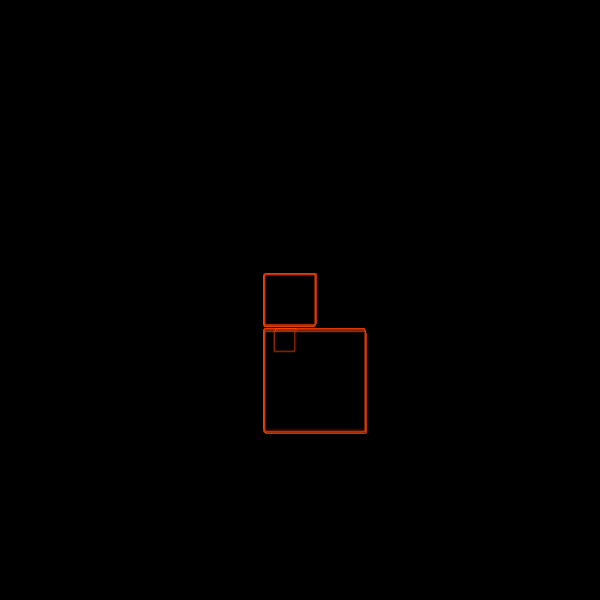
Frame 1 (no input)
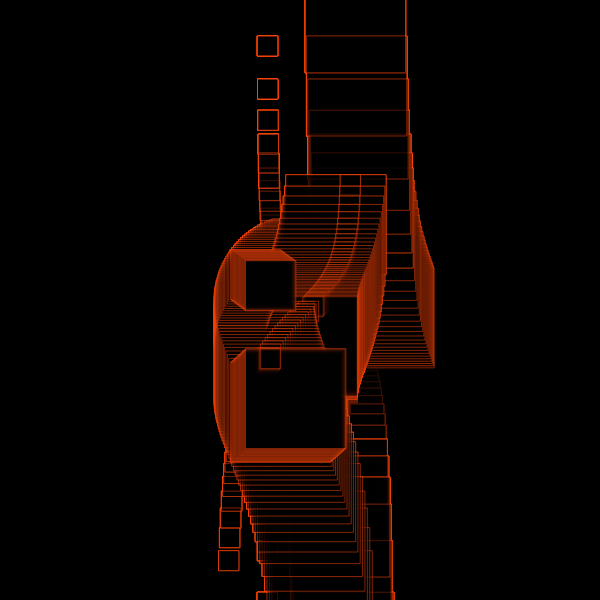
Frame 60 (no input)
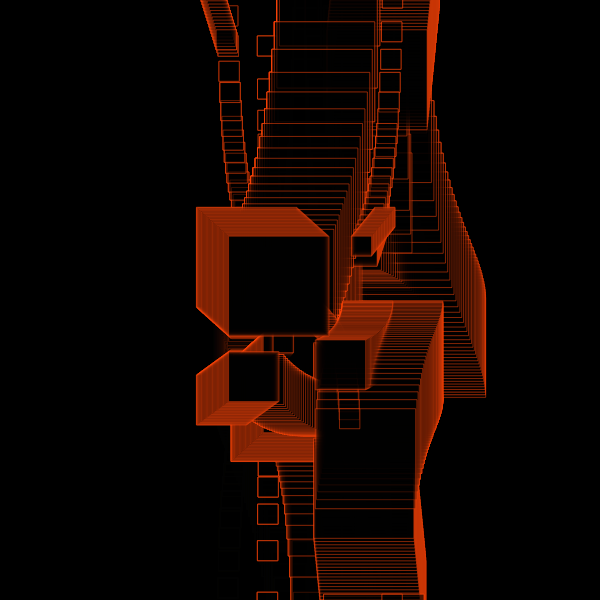
Frame 120 (the mouse pressed at the canvas centre since frame 60)

The p5.js sketch that drew these frames (run headless with seeded random() and noise() and a simulated clock; from frame 60 on, the mouse is pressed at the canvas centre):

// p5.js sketch
// ── sketch.js
//forked from: https://tylerxhobbs.com/essays/2017/aesthetically-pleasing-triangle-subdivision

let _aryObject = [];
let _tileNumT;
let _tileNumR;
let _ellipseRatio;
let _count;
let _stepR;
let _stepT;
function setup() {
  w = 600;
  var canvas;
    if(windowWidth>=600 && windowHeight >=600){
      canvas = createCanvas(600, 600);
    }
    else{
      canvas = createCanvas(windowWidth, windowHeight - 100);
    }

  var x = (windowWidth - width) / 2;
  var y = (windowHeight - height) / 2;

  canvas.position(x, y);
  background(0);
  noStroke();
  
  _freqCount = 40;

  _count = 0;
  _ellipseRatio = 2;
  _tileNumT = 5;
  _tileNumR = 7;
  
  let shapeMode = 1;
  let layerNum = 20;
  let initT = int(random(_tileNumT));
  for (k = 1; k <= layerNum; k++) {
    let baseColor = 360 + random(720);
    _aryObject.push(new f(
      1, initT,
      color((baseColor + 180) % 360, 200, 50, 100),
      shapeMode,
      width/2/_tileNumR/layerNum*k
    ));
  }

    background(0);


}




function draw() {
  // clear();
  // blendMode(EXCLUSION);
  background(0, 50);
  
  for (let i = 0; i < _aryObject.length; i++) {
    _aryObject[i].update();
    _aryObject[i].drawMe();
  }

  _count ++;
  noStroke()
  fill(255,69,0);
}

class f {
  constructor(iR, iT, myColor, shapeMode, sw) {
    this.target_iR = iR;
    this.target_iT = iT;
    this.myColor = myColor;
    this.shapeMode = shapeMode; //0 rect, 1 ellipse
    this.sw = sw *_ellipseRatio; 
    this.aryPoint = [];
  }

  setTarget() {
    _stepR = 1;
    _stepT = 1;
    this.iR = this.target_iR;
    this.iT = this.target_iT % _tileNumT;
    
    this.aryPoint.unshift([this.iR, this.iT]);

    let dir;
    if (this.iR <= _stepR) {
      dir = random(["down", "left", "right"]);
    } else if (this.iR >= _tileNumR-_stepR) {
      dir = random(["up", "left", "right"]);
    } else {
      dir = random(["up", "down", "left", "right"]);
    }

    if (dir == "up") { 
      this.target_iR = this.iR - _stepR; 
    }
    else if (dir == "down") { 
      this.target_iR = this.iR + _stepR; }
    else if (dir == "left") { 
      this.target_iT = this.iT - _stepT; 
    }
    else if (dir == "right") {
       this.target_iT = this.iT + _stepT; 
     }

    this.dR = (this.target_iR - this.iR) / (_freqCount+1);
    this.dT = (this.target_iT - this.iT) / (_freqCount+1);
  }
  
  update() {
    if (_count % _freqCount == 0) {
      this.setTarget();
    }

    if (this.target_iR == this.iR) { //dir = right or left
      this.aryPoint.unshift([this.iR, this.aryPoint[0][1] + this.dT]);
    } else if (this.target_iT == this.iT) {
      this.aryPoint.unshift([this.aryPoint[0][0] + this.dR, this.iT]);
    }

    while (this.aryPoint.length >= 40) {
      this.aryPoint.pop();
    }
  }

  drawMe() {
    stroke(255,70,10);
    strokeWeight(0.5)
    fill(0, 100)    
    push();
    translate(width/2, height/2);
    // beginShape();
    for (let i = 0; i < this.aryPoint.length; i++) {
      rect(
        width / 2 / _tileNumR * this.aryPoint[i][0] * cos(2*PI / _tileNumT * this.aryPoint[i][1]),
        width / 2 / _tileNumR * this.aryPoint[i][0] * tan(2*PI / _tileNumT * this.aryPoint[i][1]), 100, 100);

        rect(
        width / 2 / _tileNumR * this.aryPoint[i][0] * sin(2*PI / _tileNumT * this.aryPoint[i][1]),
        width / 2 / _tileNumR * this.aryPoint[i][0] * tan(2*PI / _tileNumT * this.aryPoint[i][1]), 20, 20);

        rect(
        width / 2 / _tileNumR * this.aryPoint[i][0] * cos(2*PI / _tileNumT * this.aryPoint[i][1]),
        width / 2 / _tileNumR * this.aryPoint[i][0] * sin(2*PI / _tileNumT * this.aryPoint[i][1]), 50, 50);
    }
    // endShape();
    pop();
  }
}
